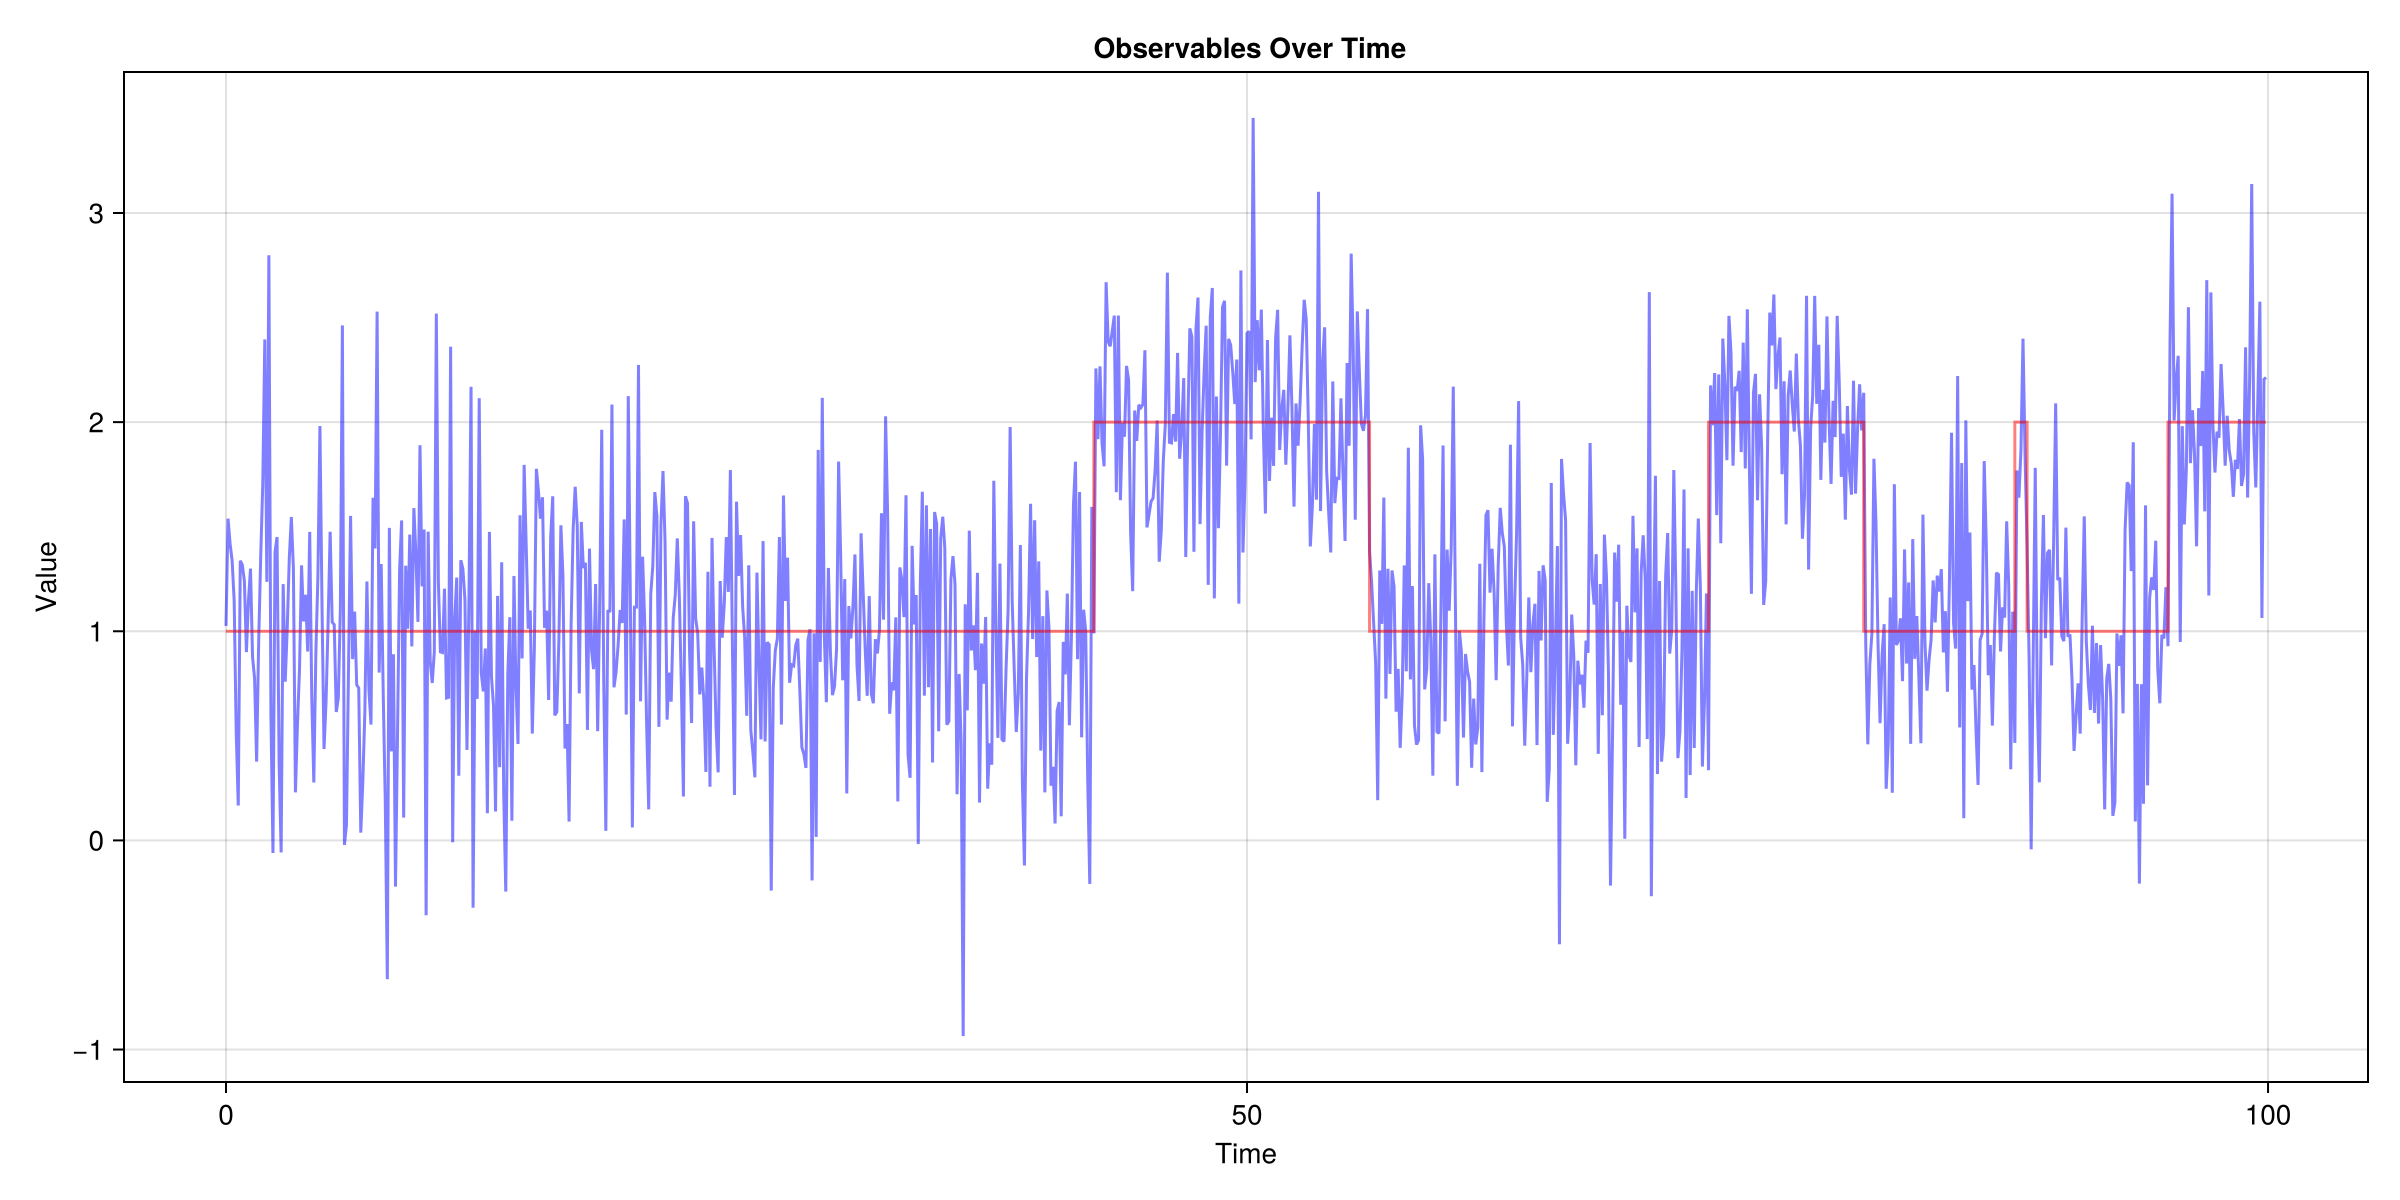

Write the Julia code that produced this figure.
using Random
using CairoMakie
using Distributions
using BenchmarkTools
using HiddenMarkovModels
k12 = 0.1
k21 = 0.1
Δt = 0.1

T = [1-(k12*Δt) k12*Δt; 
     k21*Δt 1-(k21*Δt)]

pi0 = [1, 0]


μ1, σ1 = 1.0, 0.5 
μ2, σ2 = 2.0, 0.4  

sz = 1000
states = zeros(Float64, sz) 
observables = zeros(Float64, sz)
current_state = 1  

for i in 1:sz
    r = rand()
    if current_state == 1
        if r < T[1,1]
            current_state = 1
            states[i] = μ1
            observables[i] = rand(Normal(μ1, σ1))
        else
            current_state = 2
            states[i] = μ2
            observables[i] = rand(Normal(μ2, σ2))
        end
    else  
        if r < T[2,1]
            current_state = 1
            states[i] = μ1
            observables[i] = rand(Normal(μ1, σ1))
        else
            current_state = 2
            states[i] = μ2
            observables[i] = rand(Normal(μ2, σ2))
        end
    end
end

t = 0:Δt:((sz-1)*Δt)

fig = Figure(size=(1200, 600))
ax = Axis(fig[1, 1],
    xlabel = "Time",
    ylabel = "Value",
    title = " Observables Over Time")

lines!(ax, t, observables, color = (:blue, 0.5), label = "Observable")
stairs!(ax, t, states, color = (:red, 0.5), label = "State")

display(fig)

save("hmm_observables.png", fig)




